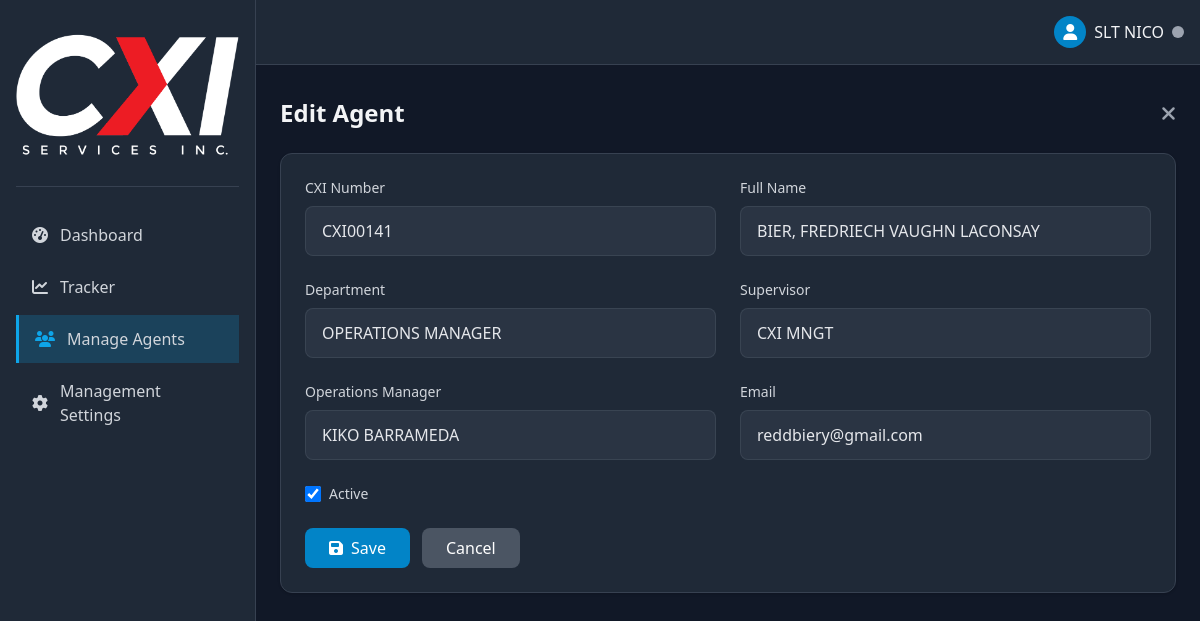
Page /admin/employee.php?id=4755 (signed in) on the committed database.
### tables this page shows
CREATE TABLE `employees` (
  `id` int(11) NOT NULL,
  `employee_id` varchar(50) NOT NULL,
  `full_name` varchar(100) NOT NULL,
  `department` varchar(50) NOT NULL,
  `supervisor` varchar(100) NOT NULL,
  `operation_manager` varchar(100) NOT NULL,
  `email` varchar(100) DEFAULT NULL,
  `created_at` datetime NOT NULL DEFAULT current_timestamp(),
  `updated_at` datetime NOT NULL DEFAULT current_timestamp() ON UPDATE current_timestamp(),
  `is_active` tinyint(1) DEFAULT 1
);

### admin/employee.php (the view, shortened to what this page needs)
<?php
require_once '../includes/functions.php';
$action = isset($_GET['action']) ? $_GET['action'] : '';
$employeeId = isset($_GET['id']) ? (int)$_GET['id'] : 0;
$employee = null;
if ($employeeId > 0) {
    try {
        $stmt = $pdo->prepare("SELECT * FROM employees WHERE id = ?");
        $stmt->execute([$employeeId]);
        $employee = $stmt->fetch();
    } catch (PDOException $e) {
        $_SESSION['error'] = "Error fetching employee data: " . $e->getMessage();
        redirect('employees.php');
    }
} elseif ($action !== 'create') {
    redirect('employees.php');
}
require_once '../components/layout.php';
?>
<div class="md:ml-64 pt-2 min-h-screen">
    <main class="p-6">
        <div class="flex justify-between items-center mb-6">
            <h1 class="text-2xl font-bold"><?= $employeeId ? 'Edit Agent' : 'Add New Agent' ?></h1>
            <a href="employees.php" class="text-gray-400 hover:text-white">
                <i class="fas fa-times fa-lg"></i>
            </a>
        </div>
        <div class="bg-gray-800 rounded-xl border border-gray-700 p-6 shadow">
            <form method="POST">
                <div class="grid grid-cols-1 md:grid-cols-2 gap-6">
                    <div>
                        <label for="employee_id" class="block text-sm font-medium text-gray-300 mb-2">CXI Number</label>
                        <input type="text" id="cxi_id" name="cxi_id"
                               class="w-full px-4 py-3 bg-gray-700/50 border border-gray-600/50 rounded-lg text-gray-200"
                               value="<?= $employee ? htmlspecialchars($employee['employee_id']) : '' ?>" required>
                    </div>
                    <div>
                        <label for="full_name" class="block text-sm font-medium text-gray-300 mb-2">Full Name</label>
                        <input type="text" id="full_name" name="full_name" style="text-transform: uppercase;"
                               class="w-full px-4 py-3 bg-gray-700/50 border border-gray-600/50 rounded-lg text-gray-200"
                               value="<?= $employee ? htmlspecialchars($employee['full_name']) : '' ?>" required>
                    </div>
                    <div>
                        <label for="department" class="block text-sm font-medium text-gray-300 mb-2">Department</label>
                        <input type="text" id="department" name="department" style="text-transform: uppercase;"
                               class="w-full px-4 py-3 bg-gray-700/50 border border-gray-600/50 rounded-lg text-gray-200"
                               value="<?= $employee ? htmlspecialchars($employee['department']) : '' ?>" required>
                    </div>
                    <div>
                        <label for="supervisor" class="block text-sm font-medium text-gray-300 mb-2">Supervisor</label>
                        <input type="text" id="supervisor" name="supervisor" style="text-transform: uppercase;"
                               class="w-full px-4 py-3 bg-gray-700/50 border border-gray-600/50 rounded-lg text-gray-200"
                               value="<?= $employee ? htmlspecialchars($employee['supervisor']) : '' ?>" required>
                    </div>
                    <div>
                        <label for="operation_manager" class="block text-sm font-medium text-gray-300 mb-2">Operations Manager</label>
                        <input type="text" id="operation_manager" name="operation_manager" style="text-transform: uppercase;"
                               class="w-full px-4 py-3 bg-gray-700/50 border border-gray-600/50 rounded-lg text-gray-200"
                               value="<?= $employee ? htmlspecialchars($employee['operation_manager']) : '' ?>" required>
                    </div>
                    <div>
                        <label for="email" class="block text-sm font-medium text-gray-300 mb-2">Email</label>
                        <input type="email" id="email" name="email"
                               class="w-full px-4 py-3 bg-gray-700/50 border border-gray-600/50 rounded-lg text-gray-200"
                               value="<?= $employee ? htmlspecialchars($employee['email']) : '' ?>" required>
                    </div>
                    <div class="flex items-center">
                        <input type="checkbox" id="is_active" name="is_active"
                               class="w-4 h-4 text-primary-600 bg-gray-700 border-gray-600 rounded focus:ring-primary-500 focus:ring-2"
                               <?= ($employee && $employee['is_active']) || !$employee ? 'checked' : '' ?>>
                        <label for="is_active" class="ml-2 text-sm font-medium text-gray-300">Active</label>
                    </div>
                </div>
                <div class="flex space-x-3 pt-6">
                    <button type="submit" class="bg-primary-600 hover:bg-primary-700 text-white px-6 py-2 rounded-lg flex items-center">
                        <i class="fas fa-save mr-2"></i> Save
                    </button>
                    <a href="employees.php" class="bg-gray-600 hover:bg-gray-700 text-white px-6 py-2 rounded-lg flex items-center">
                        Cancel
                    </a>
                </div>
            </form>
        </div>
    </main>
</div>

### rows in the picture
employees: cxi_id "CXI00141", full_name "BIER, FREDRIECH VAUGHN LACONSAY", department "OPErations manager", supervisor "CXI MNGT", operation_manager "Kiko Barrameda", email "reddbiery@gmail.com", is_active "☑"

### other values in the picture
$_SESSION['nickname'] "SLT NICO"
